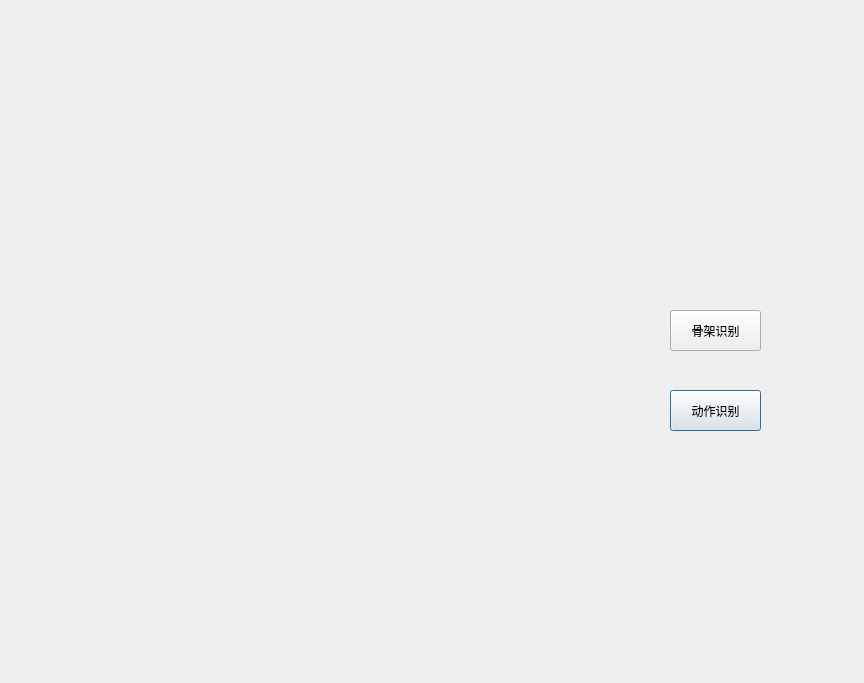
<?xml version="1.0" encoding="UTF-8"?>
<ui version="4.0">
 <class>window</class>
 <widget class="QDialog" name="window">
  <property name="geometry">
   <rect>
    <x>0</x>
    <y>0</y>
    <width>864</width>
    <height>683</height>
   </rect>
  </property>
  <property name="windowTitle">
   <string>骨架识别系统</string>
  </property>
  <widget class="QPushButton" name="action">
   <property name="geometry">
    <rect>
     <x>670</x>
     <y>390</y>
     <width>91</width>
     <height>41</height>
    </rect>
   </property>
   <property name="text">
    <string>动作识别</string>
   </property>
  </widget>
  <widget class="QLabel" name="show">
   <property name="geometry">
    <rect>
     <x>60</x>
     <y>70</y>
     <width>581</width>
     <height>511</height>
    </rect>
   </property>
   <property name="text">
    <string/>
   </property>
  </widget>
  <widget class="QPushButton" name="pose">
   <property name="geometry">
    <rect>
     <x>670</x>
     <y>310</y>
     <width>91</width>
     <height>41</height>
    </rect>
   </property>
   <property name="text">
    <string>骨架识别</string>
   </property>
  </widget>
  <widget class="QLabel" name="uploadimg">
   <property name="geometry">
    <rect>
     <x>850</x>
     <y>100</y>
     <width>151</width>
     <height>141</height>
    </rect>
   </property>
   <property name="text">
    <string/>
   </property>
  </widget>
  <widget class="QLabel" name="label">
   <property name="geometry">
    <rect>
     <x>130</x>
     <y>590</y>
     <width>531</width>
     <height>41</height>
    </rect>
   </property>
   <property name="text">
    <string/>
   </property>
   <property name="alignment">
    <set>Qt::AlignCenter</set>
   </property>
  </widget>
 </widget>
 <resources/>
 <connections/>
</ui>
